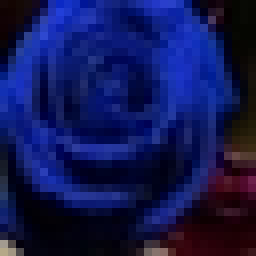
#> input picture image.jpg, 32 x 32 px (shown 8 times larger)
$ jupyter execute Untitled2.ipynb   (older library calls are emulated)
#> lines starting #> are read from the running program, lines starting #| are printed output that depends on the picture; long printed decimals are rounded
[cell 1]
import pandas as pd
import numpy as np
from skimage.transform import resize
from scipy import misc
from skimage.color import rgb2gray
import matplotlib.pyplot as plt
import matplotlib.image as mpimg

[cell 2]
sampleImg=mpimg.imread("image.jpg")
#> sampleImg is the input picture: shape (32, 32, 3); mean R, G, B 17.3, 22.8, 83.8
greyS=rgb2gray(sampleImg)
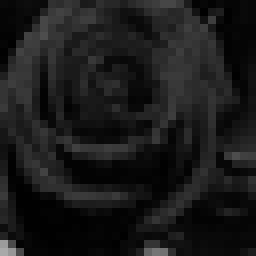
#> greyS: shape (32, 32) float64 (shown 8 times larger); min 0.00198, max 0.661, mean 0.102
greyS=np.reshape(greyS, (1,32,32))
# print(greyS.shape)
# print(greyS)
plt.show(plt.imshow(greyS[0]))
# plt.imshow(sampleImg[:,:,2])


# misc.imsave("result.png",greyS[0])

[cell 3]
def sigmoid( x):
  return np.divide(1, np.add(1, np.exp(np.negative(x))))

def relu(x):
  return (x) * (x > 0)

def tanh(x):
  return np.tanh(x)

def softmax(x):
# x=np.nan_to_num(x)
  exp = np.exp(x)
  return exp/np.sum(exp)
# [4 lines of commented-out code are left out]

[cell 4]
def initializeFilter(dim):
    return np.random.randn(*dim)

def initializeWeight(size):
    return np.random.randn(*size)

[cell 5]
numoffilt1=6
numoffilt2=16
channels=1
f=5
filter1, filter2, weights3, weights4,weights5 = (numoffilt1 ,channels,f,f), (numoffilt2 ,numoffilt1,f,f), (128,400), (84, 128),(10, 84)
filter1=initializeFilter(filter1)
filter2=initializeFilter(filter2)
weights3 = initializeWeight(weights3)
weights4 = initializeWeight(weights4)
weights5 = initializeWeight(weights5)
bFilter1=np.zeros((numoffilt1,1))
bFilter2=np.zeros((numoffilt2,1))

[cell 6]
def forward(image,filter1, filter2,weights3, weights4,weights5):
    conv1 = convolution(image, filter1,None)

    print("===========covolution 1==========",conv1.shape)
    for i in range(conv1.shape[0]):
      plt.show(plt.imshow(conv1[i]))

    conv1=relu(conv1)

    downgrade1=maxPool(conv1)
    print("========== Max pool 1 =============",downgrade1.shape)
    for i in range(downgrade1.shape[0]):
      plt.show(plt.imshow(downgrade1[i]))


    conv2 = convolution(downgrade1, filter2,None)
    print("===========covolution 2==========",conv2.shape)
    for i in range(conv2.shape[0]):
      plt.show(plt.imshow(conv2[i]))

    conv2=relu(conv2)

    downgrade2=maxPool(conv2)
    print("========== Max pool 2 =============",downgrade2.shape)
    for i in range(downgrade2.shape[0]):
      plt.show(plt.imshow(downgrade2[i]))

    nf,w,h=downgrade2.shape
    flattenD = downgrade2.reshape((nf*w*w,1)) #flatten

    z1=weights3.dot(flattenD)*0.01 #+ b3 # first Fully connected
    z1=relu(z1)

#     print(z1)
    z2 = weights4.dot(z1)*0.01 #+ b4 # second Fully connected
    z2=relu(z2)

    finalOut = weights5.dot(z2)*0.01 #+ b4 # third output layer
    print(finalOut)
    probs=softmax(finalOut) # predict class probabilities
    print("Class Prediction Probabilities")
    print(probs)

[cell 7]
def convolution(image, filterr, bias):
  channel,m,n=image.shape
  numofFilt,channels,f,s=filterr.shape
  outputDim=m-f+1
#   print(f)
  output=np.zeros((numofFilt,outputDim,outputDim))

  for count in range(numofFilt):
    for x in range(outputDim):
      for y in range(outputDim):
        output[count,x,y]=np.sum(filterr[count,:,:]*image[:,x:x+f,y:y+f])
  return output

[cell 8]
def maxPool(image,f=2,s=2):
  print("Pool ",image.shape)
  channel,m,n=image.shape
  outputDim=int((m-f)/s)+1
  output=np.zeros((channel,outputDim,outputDim))
  for count in range(channel):
    for x in range(outputDim):
      for y in range(outputDim):
        output[count,x,y]=np.max(image[count,s*x:s*x+f,s*y:s*y+f])
  return output

[cell 9]
forward(greyS,filter1,filter2,weights3,weights4,weights5)
#| ===========covolution 1========== (6, 28, 28)
#> the loop in forward, `for i in range(conv1.shape[0]):` made 6 passes
#> pass 1, in forward, `plt.show(plt.imshow(conv1[i]))`:
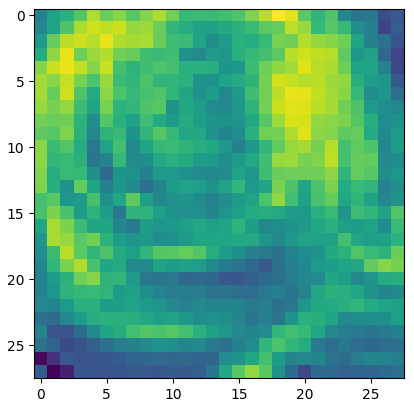
#> figure drawn by matplotlib, 1 panel
#> pass 2, in forward, `plt.show(plt.imshow(conv1[i]))`:
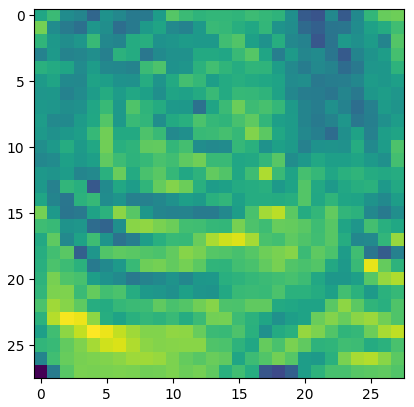
#> figure drawn by matplotlib, 1 panel
#| Pool  (6, 28, 28)
#| ========== Max pool 1 ============= (6, 14, 14)
#> the loop in forward, `for i in range(downgrade1.shape[0]):` made 6 passes
#> pass 1, in forward, `plt.show(plt.imshow(downgrade1[i]))`:
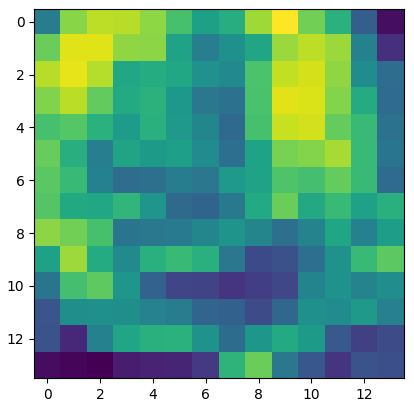
#> figure drawn by matplotlib, 1 panel
#> pass 2, in forward, `plt.show(plt.imshow(downgrade1[i]))`:
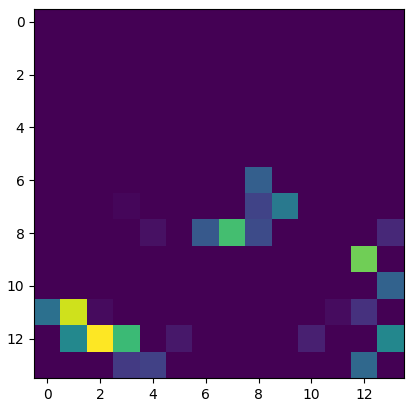
#> figure drawn by matplotlib, 1 panel
#| ===========covolution 2========== (16, 10, 10)
#> the loop in forward, `for i in range(conv2.shape[0]):` made 16 passes
#> pass 1, in forward, `plt.show(plt.imshow(conv2[i]))`:
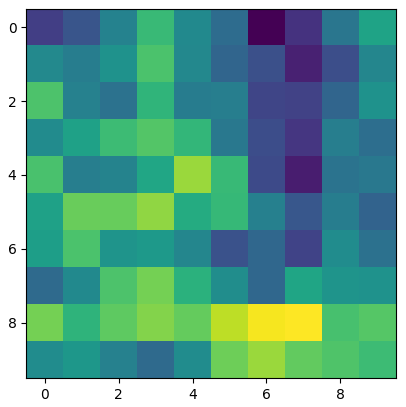
#> figure drawn by matplotlib, 1 panel
#> pass 2, in forward, `plt.show(plt.imshow(conv2[i]))`:
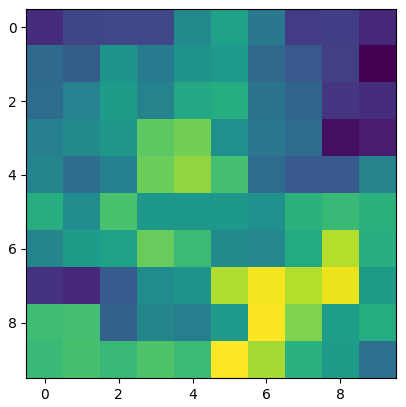
#> figure drawn by matplotlib, 1 panel
#| Pool  (16, 10, 10)
#| ========== Max pool 2 ============= (16, 5, 5)
#> the loop in forward, `for i in range(downgrade2.shape[0]):` made 16 passes
#> pass 1, in forward, `plt.show(plt.imshow(downgrade2[i]))`:
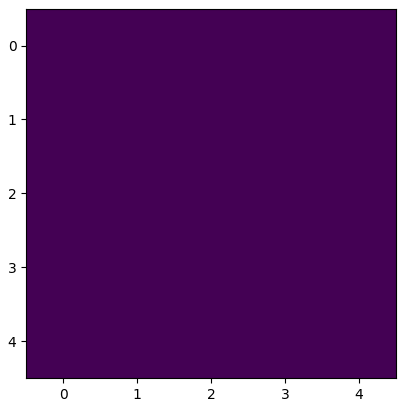
#> figure drawn by matplotlib, 1 panel
#> in forward, `flattenD = downgrade2.reshape((nf*w*w,1))`: flattenD = 400 values, max 19.37 at index 303, min 0 at index 0, mean 3.69
#> in forward, `z1=weights3.dot(flattenD)*0.01`: z1 = 128 values, max 3.46 at index 103, min -2.99 at index 36, mean 0.0356
#> in forward, `z1=relu(z1)`: z1 = 128 values, max 3.46 at index 103, min 0 at index 0, mean 0.56
#> in forward, `z2 = weights4.dot(z1)*0.01`: z2 = 84 values, max 0.307 at index 10, min -0.256 at index 6, mean -0.00505
#> in forward, `z2=relu(z2)`: z2 = 84 values, max 0.307 at index 10, min 0 at index 0, mean 0.0451
#> in forward, `finalOut = weights5.dot(z2)*0.01`: finalOut = [0.00557, 0.0113, 0.00661, -0.0169, 0.013, -0.00602, -0.00409, 0.00778, 0.0225, 0.00602]
#| [[ 0.005573]
#|  [ 0.01131]
#|  [ 0.006611]
#|  [-0.01694 ]
#|  [ 0.01305]
#|  [-0.006022]
#|  [-0.004095]
#|  [ 0.007779]
#|  [ 0.02249 ]
#|  [ 0.006016]]
#> in softmax, `exp = np.exp(x)`: exp = [1.01, 1.01, 1.01, 0.983, 1.01, 0.994, 0.996, 1.01, 1.02, 1.01]
#> in forward, `probs=softmax(finalOut)`: probs = [0.1, 0.101, 0.1, 0.0979, 0.101, 0.0989, 0.0991, 0.1, 0.102, 0.1]
#| [[0.1001  ]
#|  [0.1007]
#|  [0.1002  ]
#|  [0.09787]
#|  [0.1008]
#|  [0.09894]
#|  [0.09913]
#|  [0.1003]
#|  [0.1018]
#|  [0.1001]]
